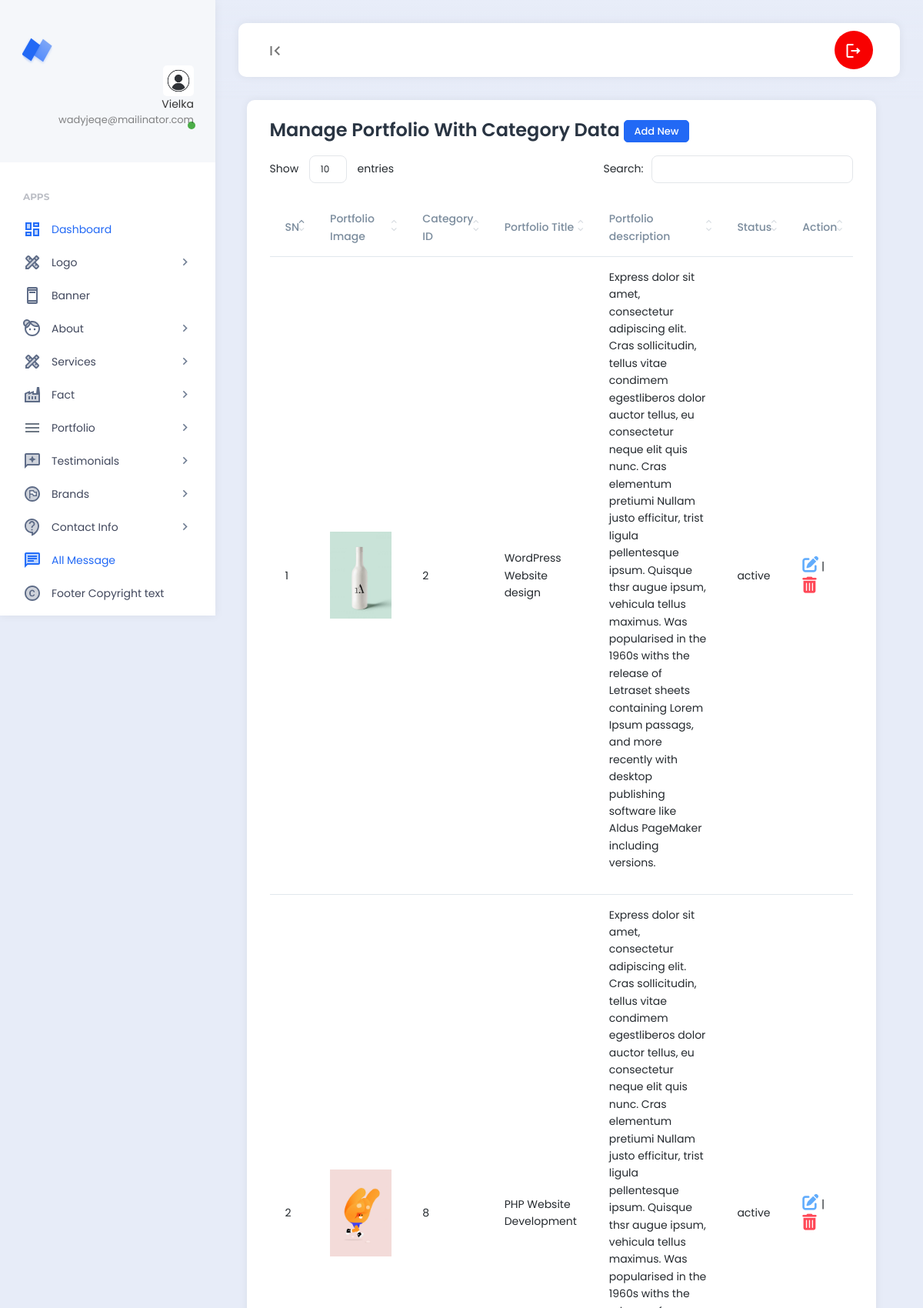
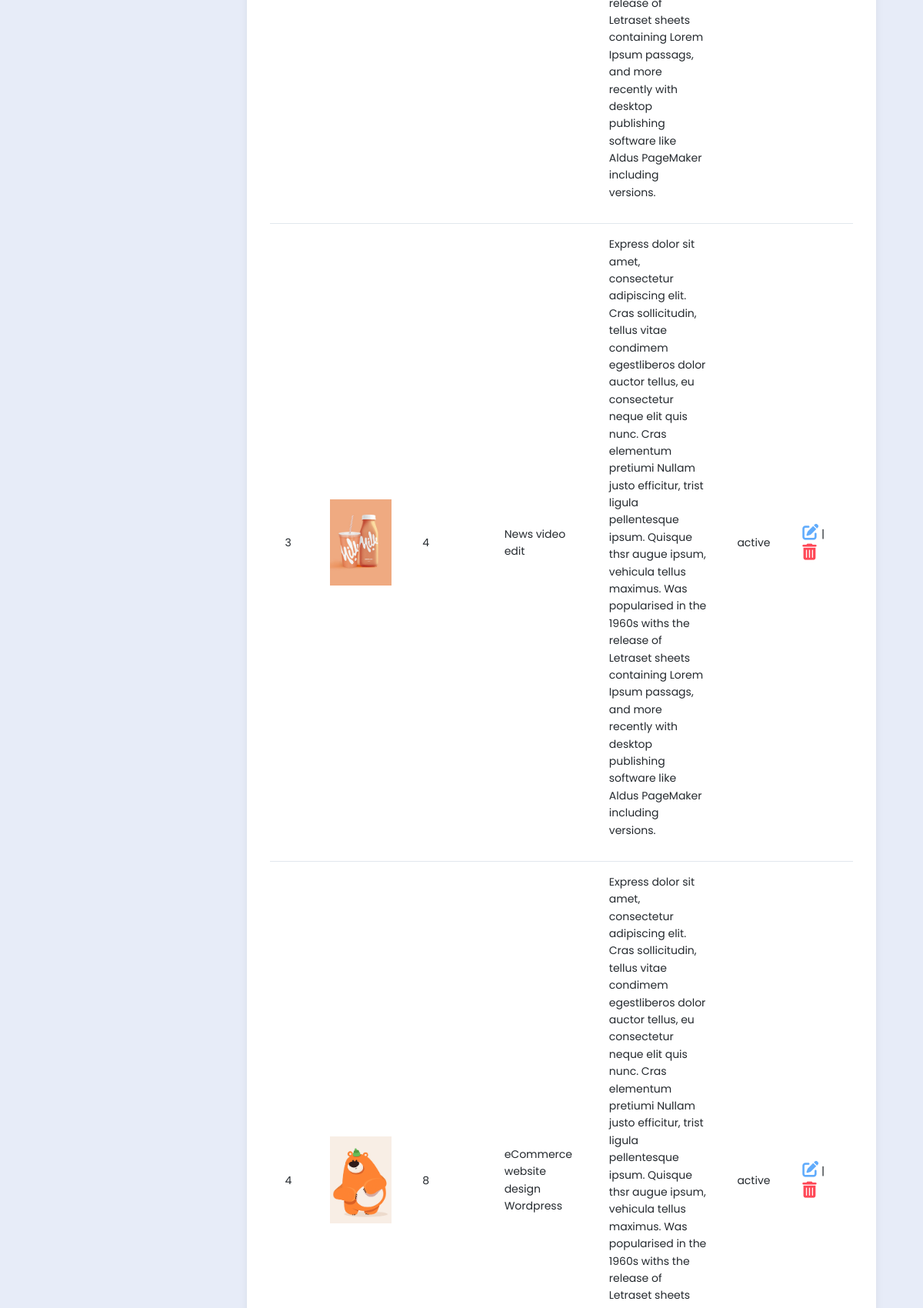
The page /backend/manage_portfolio.php (signed in, upper part) on the database its author committed (2 pictures, top to bottom).
### tables this page shows
CREATE TABLE `pro_users` (
  `id` int(11) NOT NULL,
  `name` varchar(55) NOT NULL,
  `email` varchar(55) NOT NULL,
  `password` varchar(100) NOT NULL,
  `profile_photo` varchar(200) NOT NULL DEFAULT 'profile_photo.jpg'
);

CREATE TABLE `pro_portfolios` (
  `id` int(11) NOT NULL,
  `category_id` int(11) NOT NULL,
  `portfolio_title` varchar(250) NOT NULL,
  `portfolio_slug` varchar(250) NOT NULL,
  `portfolio_description` text NOT NULL,
  `portfolio_image` varchar(255) NOT NULL,
  `portfolio_status` varchar(100) NOT NULL
);

### backend/manage_portfolio.php (the view, shortened to what this page needs)
<?php
require_once('header.php');
require_once('../config/db.php');
$select_portfolio = "SELECT * FROM pro_portfolios";
$portfolio_query_run = mysqli_query($db_con, $select_portfolio);
$serial=1;
?>
<div class="row">
    <div class="col-md-12 col-lg-12">
        <div class="card">
            <div class="card-header">
                <h2 style="font-size: 24px;" class="card-title">Manage Portfolio With Category Data <span><a href="add_portfolio.php" class="btn btn-primary btn-sm" style="margin-right:5px;">Add New</a></span></h2>
            </div>
            <div class="card-body">
                <table id="datatable1" class="display" style="width:100%">
                    <thead>
                        <tr>
                            <th>SN</th>
                            <th>Portfolio Image</th>
                            <th>Category ID</th>
                            <th>Portfolio Title</th>
                            <th>Portfolio description</th>
                            <th>Status</th>
                            <th>Action</th>
                        </tr>
                    </thead>
                    <tbody>
                        <?php foreach ($portfolio_query_run as $portfolio_items) :?>
                            <tr>
                            <td><?= $serial++;?></td>
                            <td><img src="assets/images/portfolio_photo/<?= $portfolio_items['portfolio_image']; ?>" alt="" width="80"></td>
                            <td><?= $portfolio_items['category_id']; ?></td>
                            <td><?= $portfolio_items['portfolio_title']; ?></td>
                            <td><?= $portfolio_items['portfolio_description']; ?></td>
                            <td><?= $portfolio_items['portfolio_status']; ?></td>
                            <td>
                                <a href="edit_portfolio.php?id=<?=$portfolio_items['id'];?>" class="text-info h4"><i class="fa-solid fa-pen-to-square"></i></a>
                                |
                                <a href="delete_portfolio.php?id=<?=$portfolio_items['id'];?>" class="text-danger h4"><i class="fa-solid fa-trash-can"></i></a>
                            </td>
                        </tr>
                      <?php endforeach;?>
                    </tbody>
                </table>
            </div>
        </div>
    </div>
</div>
<?php require_once('footer.php');?>

### backend/header.php (shortened to what this page needs)
<?php
require_once('../config/db.php');
$id = $_SESSION['login_id'];
$select_profile_image_query = "SELECT profile_photo FROM `pro_users` WHERE id=$id";
$query_run = mysqli_query($db_con, $select_profile_image_query);
$select_profile_fetch_assoc = mysqli_fetch_assoc($query_run)['profile_photo'];
?>
<!DOCTYPE html>
<html lang="en">
<head>
    <link rel="stylesheet" href="https://cdnjs.cloudflare.com/ajax/libs/font-awesome/6.4.2/css/all.min.css">
    <link href="assets/plugins/bootstrap/css/bootstrap.min.css" rel="stylesheet">
    <link href="assets/plugins/perfectscroll/perfect-scrollbar.css" rel="stylesheet">
    <link href="assets/plugins/pace/pace.css" rel="stylesheet">
    <link href="assets/plugins/highlight/styles/github-gist.css" rel="stylesheet">
    <link href="assets/plugins/summernote/summernote-lite.min.css" rel="stylesheet">
    <link href="assets/plugins/datatables/datatables.min.css" rel="stylesheet">
    <link href="assets/css/main.min.css" rel="stylesheet">
    <link href="assets/css/custom.css" rel="stylesheet">
</head>
<body>
    <div class="app align-content-stretch d-flex flex-wrap">
        <div class="app-sidebar">
            <div class="logo">
                <a href="http://localhost/project/" target="_blank" class="logo-icon"><span class="logo-text">Neptune</span></a>
                <div class="sidebar-user-switcher user-activity-online">
                    <a href="#">
                        <img src="assets/images/profile_photo/<?= $select_profile_fetch_assoc;?>">
                        <span class="activity-indicator"></span>
                        <span class="user-info-text"><?php if(isset($_SESSION['login_name'])) : echo $_SESSION['login_name']; endif ?><br><span class="user-state-info"><?php if(isset($_SESSION['login_email'])) : echo $_SESSION['login_email']; endif?></span></span>
                    </a>
                </div>
            </div>
            <div class="app-menu">
                <ul class="accordion-menu">
                    <li class="sidebar-title">
                        Apps
                    </li>
                    <li class="active-page">
                        <a href="dashboard.php" class="active"><i class="material-icons-two-tone">dashboard</i>Dashboard</a>
                    </li>
                    <li>
                        <a href=""><i class="material-icons-two-tone">design_services</i>Logo<i class="material-icons has-sub-menu">keyboard_arrow_right</i></a>
                    </li>
                    <li>
                        <a href="manage_banner.php"><i class="material-icons-two-tone">ad_units</i>Banner</a>
                    </li>
                    <li>
                        <a href=""><i class="material-icons-two-tone">face_4</i>About<i class="material-icons has-sub-menu">keyboard_arrow_right</i></a>
                    </li>
                    <li>
                        <a href=""><i class="material-icons-two-tone">design_services</i>Services<i class="material-icons has-sub-menu">keyboard_arrow_right</i></a>
                    </li>
                    <li>
                        <a href=""><i class="material-icons-two-tone">factory</i>Fact<i class="material-icons has-sub-menu">keyboard_arrow_right</i></a>
                    </li>
                    <li>
                        <a href=""><i class="material-icons-two-tone"> menu </i>Portfolio<i class="material-icons has-sub-menu">keyboard_arrow_right</i></a>
                    </li>
                    <li>
                        <a href=""><i class="material-icons-two-tone">reviews</i>Testimonials<i class="material-icons has-sub-menu">keyboard_arrow_right</i></a>
                    </li>
                    <li>
                        <a href=""><i class="material-icons-two-tone">flag_circle</i>Brands<i class="material-icons has-sub-menu">keyboard_arrow_right</i></a>
                    </li>
                    <li>
                        <a href=""><i class="material-icons-two-tone">contact_support</i>Contact Info<i class="material-icons has-sub-menu">keyboard_arrow_right</i></a>
                    </li>
                    <li class="active-page">
                        <a href="all_message.php" class="active"><i class="material-icons-two-tone">chat</i>All Message</a>
                    </li>
                    <li>
                        <a href="copyright_text.php"><i class="material-icons-two-tone">copyright</i>Footer Copyright text</a>
                    </li>
                </ul>
            </div>
        </div>
        <div class="app-container">
            <div class="app-header">
                <nav class="navbar navbar-light navbar-expand-lg">
                    <div class="container-fluid">
                        <div class="navbar-nav" id="navbarNav">
                            <ul class="navbar-nav">
                                <li class="nav-item">
                                    <a class="nav-link hide-sidebar-toggle-button" href="#"><i class="material-icons">first_page</i></a>
                                </li>
                            </ul>
                        </div>
                        <div class="d-flex">
                            <ul class="navbar-nav">
                                <li class="nav-item hidden-on-mobile">
                                    <a class="nav-link nav-notifications-toggle" id="notificationsDropDown" style="width: 50px; height:50px;border-radius:50%;" href="#" data-bs-toggle="dropdown">
                                        <i class="material-icons-outlined">logout</i>
                                    </a>
                                </li>
                            </ul>
                        </div>
                    </div>
                </nav>
            </div>
            <div class="app-content">
                <div class="content-wrapper">
                    <div class="container">
                        <div class="row">

### rows shown on the page
pro_users: profile_photo (picture)
pro_portfolios: portfolio_image (picture), category "2", portfolio_title "WordPress Website design", portfolio_description "Express dolor sit amet, consectetur adipiscing elit. Cras sollicitudin, tellus vitae condimem egestliberos dolor auctor tellus, eu consectetur neque elit quis nunc. Cras elementum pretiumi Nullam justo efficitur, trist ligula pellentesque ipsum. Quisque thsr augue ipsum, vehicula tellus maximus. Was popularised in the 1960s withs the release of Letraset sheets containing Lorem Ipsum passags, and more recently with desktop publishing software like Aldus PageMaker including versions.", portfolio_status "active"
pro_portfolios: portfolio_image (picture), category "8", portfolio_title "PHP Website Development", portfolio_description "Express dolor sit amet, consectetur adipiscing elit. Cras sollicitudin, tellus vitae condimem egestliberos dolor auctor tellus, eu consectetur neque elit quis nunc. Cras elementum pretiumi Nullam justo efficitur, trist ligula pellentesque ipsum. Quisque thsr augue ipsum, vehicula tellus maximus. Was popularised in the 1960s withs the release of Letraset sheets containing Lorem Ipsum passags, and more recently with desktop publishing software like Aldus PageMaker including versions.", portfolio_status "active"
pro_portfolios: portfolio_image (picture), category "4", portfolio_title "News video edit", portfolio_description "Express dolor sit amet, consectetur adipiscing elit. Cras sollicitudin, tellus vitae condimem egestliberos dolor auctor tellus, eu consectetur neque elit quis nunc. Cras elementum pretiumi Nullam justo efficitur, trist ligula pellentesque ipsum. Quisque thsr augue ipsum, vehicula tellus maximus. Was popularised in the 1960s withs the release of Letraset sheets containing Lorem Ipsum passags, and more recently with desktop publishing software like Aldus PageMaker including versions.", portfolio_status "active"
pro_portfolios: portfolio_image (picture), category "8", portfolio_title "eCommerce website design Wordpress", portfolio_status "active"

### other values the page prints
$_SESSION['login_name'] "Vielka"
$_SESSION['login_email'] "wadyjeqe@mailinator.com"
